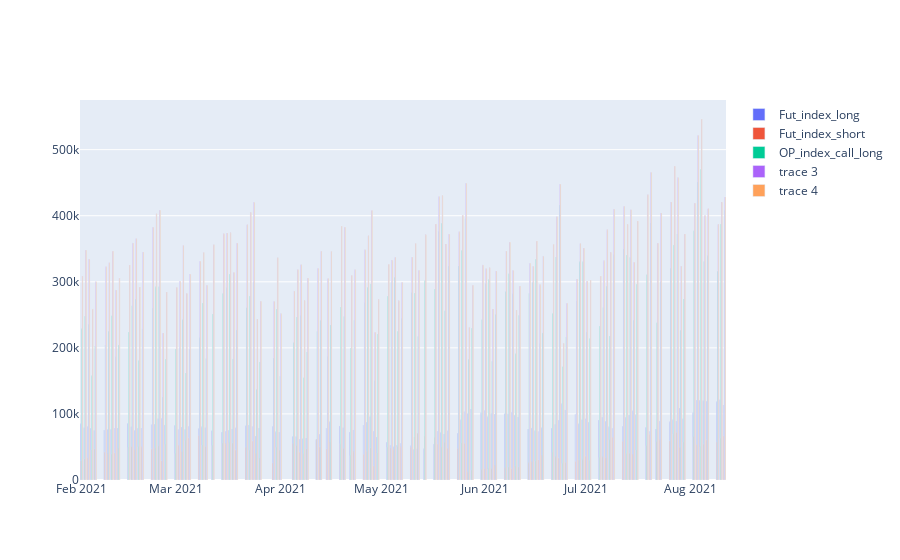

The code cell stored with this chart in its notebook:
### Code cell
data=[go.Bar(x=fii_data['Date'], y=fii_data['Future Index Long'], name = 'Fut_index_long'),
      go.Bar(x=fii_data['Date'], y=fii_data['Future Index Short'],name = 'Fut_index_short'),
      go.Bar(x=fii_data['Date'], y=fii_data['Option Index Call Long'],name = 'OP_index_call_long'),
      go.Bar(x=fii_data['Date'], y=fii_data['Option Index Put Long']),
      go.Bar(x=fii_data['Date'], y=fii_data['Option Index Put Long'])]
# data=[go.Scatter(x=fii_data['Date'], y=fii_data['Future Index Long'],mode='lines',lines=dict(color='red')),
#       go.Scatter(x=fii_data['Date'], y=fii_data['Option Index Call Long'],mode='lines',lines=dict(color='green')),
#       go.Scatter(x=fii_data['Date'], y=fii_data['Option Index Put Long'],mode='markers',marker=dict(color='green')),
#         go.Scatter(x=fii_data['Date'], y=fii_data['Option Index Put Long'],mode='markers',marker=dict(color='green'))

#       ]
# data=[go.Scatter(fii_data,x = 'Date', y = 'Future Index Long'),
#       go.Scatter(fii_data,x = 'Date' , y = 'Option Index Call Long'),]

pyo.iplot(data, filename = 'basic-line')

### Figure 1 — Plotly figure (JSON) as saved in the notebook; plotly's stock layout.template omitted (floating-point values rounded to 4 significant figures; data arrays with more than 128 entries replaced by an {"elided": "..."} marker saying what was removed)
{"data": [{"name": "Fut_index_long", "type": "bar", "x": {"elided": "131 str values"}, "y": {"elided": "131 int values"}}, {"name": "Fut_index_short", "type": "bar", "x": {"elided": "131 str values"}, "y": {"elided": "131 int values"}}, {"name": "OP_index_call_long", "type": "bar", "x": {"elided": "131 str values"}, "y": {"elided": "131 int values"}}, {"type": "bar", "x": {"elided": "131 str values"}, "y": {"elided": "131 int values"}}, {"type": "bar", "x": {"elided": "131 str values"}, "y": {"elided": "131 int values"}}], "layout": {}}
